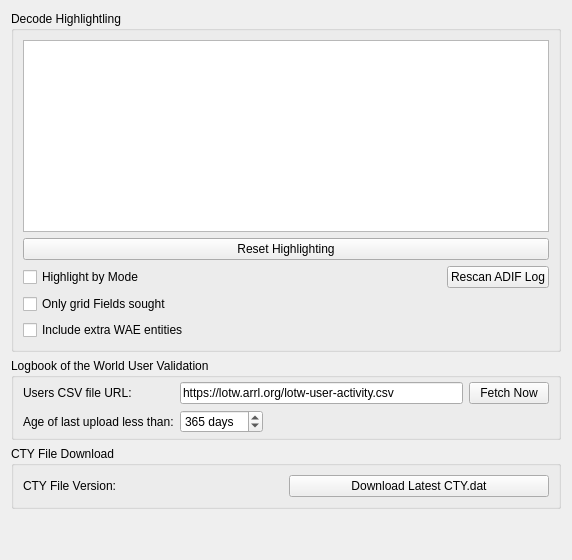
     <widget class="QWidget" name="colors_tab">
      <attribute name="title">
       <string>Colors</string>
      </attribute>
      <layout class="QVBoxLayout" name="verticalLayout_7">
       <item>
        <widget class="QGroupBox" name="groupBox_12">
         <property name="title">
          <string>Decode Highlightling</string>
         </property>
         <layout class="QGridLayout" name="gridLayout_5">
          <item row="4" column="0">
           <widget class="QCheckBox" name="include_WAE_check_box">
            <property name="text">
             <string>Include extra WAE entities</string>
            </property>
           </widget>
          </item>
          <item row="2" column="1">
           <layout class="QHBoxLayout" name="horizontalLayout_15">
            <item>
             <spacer name="horizontalSpacer_5">
              <property name="orientation">
               <enum>Qt::Horizontal</enum>
              </property>
              <property name="sizeHint" stdset="0">
               <size>
                <width>40</width>
                <height>20</height>
               </size>
              </property>
             </spacer>
            </item>
            <item>
             <widget class="QPushButton" name="rescan_log_push_button">
              <property name="toolTip">
               <string>&lt;html&gt;&lt;head/&gt;&lt;body&gt;&lt;p&gt;Click to scan the wsjtx_log.adi ADIF file again for worked before information&lt;/p&gt;&lt;/body&gt;&lt;/html&gt;</string>
              </property>
              <property name="text">
               <string>Rescan ADIF Log</string>
              </property>
             </widget>
            </item>
           </layout>
          </item>
          <item row="1" column="0" colspan="2">
           <widget class="QPushButton" name="reset_highlighting_to_defaults_push_button">
            <property name="toolTip">
             <string>&lt;html&gt;&lt;head/&gt;&lt;body&gt;&lt;p&gt;Push to reset all highlight items above to default values and priorities.&lt;/p&gt;&lt;/body&gt;&lt;/html&gt;</string>
            </property>
            <property name="text">
             <string>Reset Highlighting</string>
            </property>
           </widget>
          </item>
          <item row="3" column="0">
           <widget class="QCheckBox" name="only_fields_check_box">
            <property name="toolTip">
             <string>Check to for grid highlighting to only apply to unworked grid fields</string>
            </property>
            <property name="text">
             <string>Only grid Fields sought</string>
            </property>
           </widget>
          </item>
          <item row="2" column="0">
           <widget class="QCheckBox" name="highlight_by_mode_check_box">
            <property name="toolTip">
             <string>&lt;html&gt;&lt;head/&gt;&lt;body&gt;&lt;p&gt;Check to indicate new DXCC entities, grid squares, and callsigns per mode.&lt;/p&gt;&lt;/body&gt;&lt;/html&gt;</string>
            </property>
            <property name="text">
             <string>Highlight by Mode</string>
            </property>
           </widget>
          </item>
          <item row="0" column="0" colspan="2">
           <widget class="DecodeHighlightingListView" name="highlighting_list_view">
            <property name="sizePolicy">
             <sizepolicy hsizetype="Expanding" vsizetype="Preferred">
              <horstretch>0</horstretch>
              <verstretch>0</verstretch>
             </sizepolicy>
            </property>
            <property name="contextMenuPolicy">
             <enum>Qt::ActionsContextMenu</enum>
            </property>
            <property name="acceptDrops">
             <bool>true</bool>
            </property>
            <property name="toolTip">
             <string>&lt;html&gt;&lt;head/&gt;&lt;body&gt;&lt;p&gt;Enable or disable using the check boxes and right-click an item to change or unset the foreground color, background color, or reset the item to default values. Drag and drop the items to change their priority, higher in the list is higher in priority.&lt;/p&gt;&lt;p&gt;Note that each foreground or background color may be either set or unset, unset means that it is not allocated for that item's type and lower priority items may apply.&lt;/p&gt;&lt;/body&gt;&lt;/html&gt;</string>
            </property>
            <property name="editTriggers">
             <set>QAbstractItemView::NoEditTriggers</set>
            </property>
            <property name="dragEnabled">
             <bool>true</bool>
            </property>
            <property name="dragDropMode">
             <enum>QAbstractItemView::InternalMove</enum>
            </property>
            <property name="defaultDropAction">
             <enum>Qt::MoveAction</enum>
            </property>
            <property name="selectionMode">
             <enum>QAbstractItemView::SingleSelection</enum>
            </property>
            <property name="resizeMode">
             <enum>QListView::Adjust</enum>
            </property>
           </widget>
          </item>
         </layout>
        </widget>
       </item>
       <item>
        <widget class="QGroupBox" name="groupBox_11">
         <property name="toolTip">
          <string>&lt;html&gt;&lt;head/&gt;&lt;body&gt;&lt;p&gt;Controls for Logbook of the World user lookup.&lt;/p&gt;&lt;/body&gt;&lt;/html&gt;</string>
         </property>
         <property name="title">
          <string>Logbook of the World User Validation</string>
         </property>
         <layout class="QGridLayout" name="gridLayout_13">
          <property name="topMargin">
           <number>4</number>
          </property>
          <property name="bottomMargin">
           <number>4</number>
          </property>
          <item row="0" column="0">
           <widget class="QLabel" name="label_15">
            <property name="text">
             <string>Users CSV file URL:</string>
            </property>
            <property name="buddy">
             <cstring>LotW_CSV_URL_line_edit</cstring>
            </property>
           </widget>
          </item>
          <item row="0" column="1">
           <layout class="QHBoxLayout" name="horizontalLayout_20">
            <item>
             <widget class="QLineEdit" name="LotW_CSV_URL_line_edit">
              <property name="toolTip">
               <string>&lt;html&gt;&lt;head/&gt;&lt;body&gt;&lt;p&gt;URL of the ARRL LotW user's last upload dates and times data file which is used to highlight decodes from stations that are known to upload their log file to LotW.&lt;/p&gt;&lt;/body&gt;&lt;/html&gt;</string>
              </property>
              <property name="accessibleName">
               <string>URL</string>
              </property>
              <property name="text">
               <string>https://lotw.arrl.org/lotw-user-activity.csv</string>
              </property>
             </widget>
            </item>
            <item>
             <widget class="QPushButton" name="LotW_CSV_fetch_push_button">
              <property name="toolTip">
               <string>&lt;html&gt;&lt;head/&gt;&lt;body&gt;&lt;p&gt;Push this button to fetch the latest LotW user's upload date and time data file.&lt;/p&gt;&lt;/body&gt;&lt;/html&gt;</string>
              </property>
              <property name="text">
               <string>Fetch Now</string>
              </property>
             </widget>
            </item>
           </layout>
          </item>
          <item row="1" column="0">
           <widget class="QLabel" name="label_14">
            <property name="text">
             <string>Age of last upload less than:</string>
            </property>
            <property name="buddy">
             <cstring>LotW_days_since_upload_spin_box</cstring>
            </property>
           </widget>
          </item>
          <item row="1" column="1">
           <layout class="QHBoxLayout" name="horizontalLayout_23">
            <item>
             <widget class="QSpinBox" name="LotW_days_since_upload_spin_box">
              <property name="toolTip">
               <string>&lt;html&gt;&lt;head/&gt;&lt;body&gt;&lt;p&gt;Adjust this spin box to set the age threshold of LotW user's last upload date that is accepted as a current LotW user.&lt;/p&gt;&lt;/body&gt;&lt;/html&gt;</string>
              </property>
              <property name="accessibleName">
               <string>Days since last upload</string>
              </property>
              <property name="suffix">
               <string> days</string>
              </property>
              <property name="minimum">
               <number>0</number>
              </property>
              <property name="maximum">
               <number>9999</number>
              </property>
              <property name="value">
               <number>365</number>
              </property>
             </widget>
            </item>
            <item>
             <spacer name="horizontalSpacer_13">
              <property name="orientation">
               <enum>Qt::Horizontal</enum>
              </property>
              <property name="sizeHint" stdset="0">
               <size>
                <width>40</width>
                <height>20</height>
               </size>
              </property>
             </spacer>
            </item>
            <item>
             <widget class="QLabel" name="LotW_CSV_status_label">
              <property name="minimumSize">
               <size>
                <width>240</width>
                <height>0</height>
               </size>
              </property>
              <property name="text">
               <string/>
              </property>
             </widget>
            </item>
           </layout>
          </item>
         </layout>
        </widget>
       </item>
       <item>
        <spacer name="horizontalSpacer_8">
         <property name="orientation">
          <enum>Qt::Horizontal</enum>
         </property>
         <property name="sizeHint" stdset="0">
          <size>
           <width>0</width>
           <height>0</height>
          </size>
         </property>
        </spacer>
       </item>
       <item>
        <widget class="QGroupBox" name="groupBox_17">
         <property name="title">
          <string>CTY File Download</string>
         </property>
         <layout class="QHBoxLayout" name="horizontalLayout_29">
          <item>
           <widget class="QLabel" name="CTY_file_label">
            <property name="text">
             <string>CTY File Version: </string>
            </property>
           </widget>
          </item>
          <item>
           <widget class="QPushButton" name="CTY_download_button">
            <property name="text">
             <string>Download Latest CTY.dat</string>
            </property>
           </widget>
          </item>
         </layout>
        </widget>
       </item>
       <item>
        <spacer name="verticalSpacer_6">
         <property name="orientation">
          <enum>Qt::Vertical</enum>
         </property>
         <property name="sizeHint" stdset="0">
          <size>
           <width>20</width>
           <height>40</height>
          </size>
         </property>
        </spacer>
       </item>
      </layout>
     </widget>
